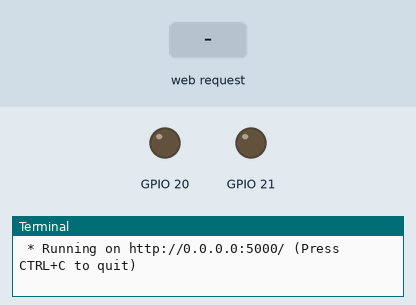
This program was run on a simulated Raspberry Pi (BCM pin numbers). Shown: output pins drawn as LEDs (lit = HIGH), the last lines printed to the terminal. Inputs (shaded band) come from the test bench. The clock reads 2024-03-15 10:24:30 at power-on unless the program sets it.

Above: at 1.2 s.
1.3 s: HTTP request for /off received
At 2.3 s:
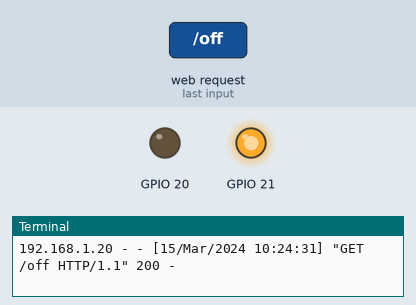
4.3 s: HTTP request for /on received
At 4.6 s:
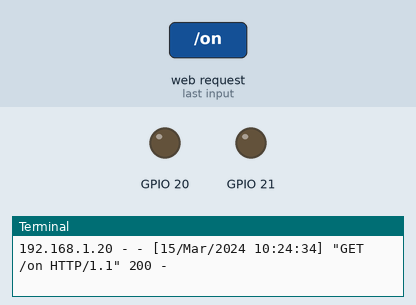
Timing chart, 0 to 7.3 s (numbered marks = the images above; inputs shaded):
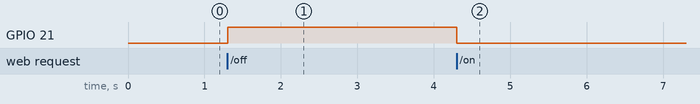

Measured:
- after the input at 1.3 s, GPIO 21: LOW → HIGH at once
- after the input at 4.3 s, GPIO 21: HIGH → LOW at once

The program:

app.py
```python
from flask import Flask
import RPi.GPIO as GPIO
from time import sleep
import sys

GPIO.setwarnings(False)
GPIO.setmode(GPIO.BCM)
GPIO.setup(21, GPIO.OUT, initial=GPIO.LOW)
GPIO.setup(20, GPIO.OUT, initial=GPIO.LOW)

app = Flask(__name__)
app.config["DEBUG"] = True

@app.route('/', methods=['GET'])
def home():
    return "<center><h1><a href=/on>ON<a/> <a href=/off>OFF<a/></h1><br></center>"

@app.route('/on', methods=['GET'])
def on():
    GPIO.output(21, GPIO.LOW)
    return "<center><h1><a href=/on>ON<a/> <a href=/off>OFF<a/></h1><br>Light is on;</center>"

@app.route('/off', methods=['GET'])
def off():
    GPIO.output(21, GPIO.HIGH)
    return "<center><h1><a href=/on>ON<a/> <a href=/off>OFF<a/></h1><br>Light is off;</center>"


app.run(host='0.0.0.0', port=5000)
```
